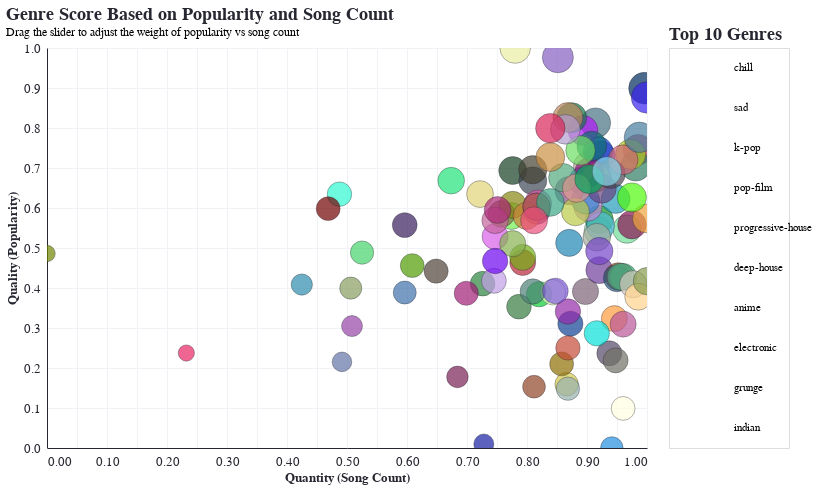

Notebook code cell kept with this figure:
### Code cell
# Shared score calculation
score_calc = 'datum.norm_popularity * pop_weight + datum.norm_count * (1 - pop_weight)'

# Score + rank
ranked = alt.Chart(genre_summary).transform_calculate(
    score=score_calc
).transform_window(
    rank='rank(score)',
    sort=[alt.SortField('score', order='descending')]
).transform_filter(
    'datum.rank <= 10'
)

# Right-side ranked genre list (as text)
top_genres = ranked.mark_text(align='left', dx=5).encode(
    y=alt.Y('rank:O', sort='ascending', title=None, axis=None),
    text=alt.Text('track_genre:N'),
    tooltip=[
        alt.Tooltip('track_genre:N', title='Genre'),
        alt.Tooltip('score:Q', title='Score', format='.2f')
    ]
).properties(
    width=120,
    height=400,
    title='Top 10 Genres'
)

genre_list = top_genres
final_chart = scatter | genre_list
final_chart.add_params(weight_slider).interactive()

### Figure 1 — Vega-Lite specification as saved in the notebook (floating-point values rounded to 4 significant figures)
{"config": {"arc": {"fill": "#F63366"}, "area": {"fill": "#F63366"}, "circle": {"fill": "#F63366", "stroke": "#262730", "strokeWidth": 0.5}, "line": {"stroke": "#F63366"}, "path": {"stroke": "#F63366"}, "point": {"stroke": "#F63366"}, "rect": {"fill": "#F63366"}, "shape": {"stroke": "#F63366"}, "symbol": {"fill": "#F63366"}, "title": {"font": "IBM Plex Mono", "color": "#262730", "fontSize": 17.6, "anchor": "start"}, "subtitle": {"font": "IBM Plex Mono", "color": "#262730", "fontSize": 18, "anchor": "start"}, "axis": {"titleFont": "IBM Plex Mono", "titleColor": "#262730", "titleFontSize": 12.8, "labelFont": "IBM Plex Mono", "labelColor": "#262730", "labelFontSize": 12.8, "gridColor": "#f0f2f6", "domainColor": "#262730", "tickColor": "#fff"}, "header": {"labelFont": "IBM Plex Mono", "titleFont": "IBM Plex Mono", "labelFontSize": 16, "titleFontSize": 16}, "legend": {"titleFont": "IBM Plex Mono", "titleColor": "#262730", "titleFontSize": 12.8, "labelFont": "IBM Plex Mono", "labelColor": "#262730", "labelFontSize": 12.8}, "range": {"category": ["#fcca46", "#fe7f2d", "#233d4d", "#a1c181", "#717744", "#00798c"], "diverging": ["#850018", "#cd1549", "#f6618d", "#fbafc4", "#f5f5f5", "#93c5fe", "#5091e6", "#1d5ebd", "#002f84"], "heatmap": ["#ffb5d4", "#ff97b8", "#ff7499", "#fc4c78", "#ec245f", "#d2004b", "#b10034", "#91001f", "#720008"], "ramp": ["#ffb5d4", "#ff97b8", "#ff7499", "#fc4c78", "#ec245f", "#d2004b", "#b10034", "#91001f", "#720008"], "ordinal": ["#ffb5d4", "#ff97b8", "#ff7499", "#fc4c78", "#ec245f", "#d2004b", "#b10034", "#91001f", "#720008"]}}, "hconcat": [{"mark": {"type": "circle"}, "encoding": {"color": {"field": "track_genre", "legend": null, "scale": {"domain": ["acoustic", "afrobeat", "alt-rock", "alternative", "ambient", "anime", "black-metal", "bluegrass", "blues", "brazil", "breakbeat", "british", "cantopop", "chicago-house", "children", "chill", "classical", "club", "comedy", "country", "dance", "dancehall", "death-metal", "deep-house", "detroit-techno", "disco", "disney", "drum-and-bass", "dub", "dubstep", "edm", "electro", "electronic", "emo", "folk", "forro", "french", "funk", "garage", "german", "gospel", "goth", "grindcore", "groove", "grunge", "guitar", "happy", "hard-rock", "hardcore", "hardstyle", "heavy-metal", "hip-hop", "honky-tonk", "house", "idm", "indian", "indie-pop", "indie", "industrial", "iranian", "j-dance", "j-idol", "j-pop", "j-rock", "jazz", "k-pop", "kids", "latin", "latino", "malay", "mandopop", "metal", "metalcore", "minimal-techno", "mpb", "new-age", "opera", "pagode", "party", "piano", "pop-film", "pop", "power-pop", "progressive-house", "psych-rock", "punk-rock", "punk", "r-n-b", "reggae", "reggaeton", "rock-n-roll", "rock", "rockabilly", "romance", "sad", "salsa", "samba", "sertanejo", "show-tunes", "singer-songwriter", "ska", "sleep", "songwriter", "soul", "spanish", "study", "swedish", "synth-pop", "tango", "techno", "trance", "trip-hop", "turkish", "world-music"], "range": ["#BDA69F", "#0cce35", "#8cd0a4", "#7d6277", "#7248ad", "#477183", "#347a3f", "#2c833f", "#3D71A9", "#1045d1", "#0f4194", "#2ff8d2", "#6ff151", "#771f54", "#0d961f", "#002C5C", "#d6cb4d", "#70dd97", "#e5feba", "#8e6f03", "#4D8076", "#51bedd", "#d860ea", "#ae3550", "#8e4527", "#4f9b02", "#6e3d9a", "#ac561e", "#3454e7", "#2f7c62", "#c285d4", "#3184cf", "#b7cc25", "#b01af6", "#876f47", "#163f22", "#eb39bc", "#A5AE9D", "#c1cf42", "#28587f", "#961b76", "#b92839", "#6273a6", "#239cbb", "#17764b", "#74af15", "#942aa8", "#700000", "#77305d", "#33b675", "#c29fe7", "#8e528e", "#e82565", "#bacb48", "#534765", "#bd885c", "#4B4453", "#6b4481", "#88b151", "#248ede", "#579f7c", "#7d57db", "#53a97d", "#3E4756", "#95B1AE", "#845EC2", "#707166", "#FEFEDF", "#D5CABD", "#7545c9", "#106f71", "#444232", "#cd6578", "#891555", "#21e379", "#6c05f1", "#a11d75", "#6cdd62", "#ff9b3d", "#ca9043", "#eaeea1", "#B39CD0", "#879e5f", "#477da0", "#708600", "#868611", "#db5bad", "#cc7e39", "#b95799", "#FFD38B", "#46d36b", "#C34A36", "#2e8bad", "#181fa3", "#3823ee", "#4e4137", "#E1D376", "#d82559", "#2086b4", "#CA580B", "#c3639a", "#efa43c", "#A5566F", "#05e0d7", "#3aa686", "#889d4f", "#ae2b7a", "#391d5d", "#9645a6", "#de998d", "#50fa0d", "#e84e79", "#01a95e", "#86daed"]}, "type": "nominal"}, "size": {"field": "score", "legend": null, "scale": {"range": [20, 1000]}, "title": "Weighted Score", "type": "quantitative"}, "tooltip": [{"field": "track_genre", "title": "Genre", "type": "nominal"}, {"field": "total_count", "title": "Total Songs", "type": "quantitative"}, {"field": "avg_popularity", "title": "Average Popularity", "type": "quantitative"}, {"field": "score", "format": ".2f", "title": "Score", "type": "quantitative"}], "x": {"field": "norm_count", "title": "Quantity (Song Count)", "type": "quantitative"}, "y": {"field": "norm_popularity", "title": "Quality (Popularity)", "type": "quantitative"}}, "height": 400, "name": "view_9", "title": {"text": ["Genre Score Based on Popularity and Song Count"], "subtitle": ["Drag the slider to adjust the weight of popularity vs song count"]}, "transform": [{"calculate": "datum.norm_popularity * pop_weight + datum.norm_count * (1 - pop_weight)", "as": "score"}], "width": 600}, {"mark": {"type": "text", "align": "left", "dx": 5}, "encoding": {"text": {"field": "track_genre", "type": "nominal"}, "tooltip": [{"field": "track_genre", "title": "Genre", "type": "nominal"}, {"field": "score", "format": ".2f", "title": "Score", "type": "quantitative"}], "y": {"axis": null, "field": "rank", "sort": "ascending", "title": null, "type": "ordinal"}}, "height": 400, "name": "view_10", "title": "Top 10 Genres", "transform": [{"calculate": "datum.norm_popularity * pop_weight + datum.norm_count * (1 - pop_weight)", "as": "score"}, {"window": [{"op": "rank", "field": "score", "as": "rank"}], "sort": [{"field": "score", "order": "descending"}]}, {"filter": "datum.rank <= 10"}], "width": 120}], "data": {"name": "data-86aedd94ac657ac47239223fc67ecd24"}, "params": [{"name": "pop_weight", "bind": {"input": "range", "max": 1, "min": 0, "name": "Popularity Weight:", "step": 0.01}, "value": 0.5}, {"name": "param_12", "select": {"type": "interval", "encodings": ["x", "y"]}, "bind": "scales", "views": ["view_9", "view_10"]}], "$schema": "https://vega.github.io/schema/vega-lite/v5.20.1.json", "datasets": {"data-86aedd94ac657ac47239223fc67ecd24": [{"track_genre": "acoustic", "total_count": 952, "avg_popularity": 42.51, "active_years": 28, "norm_popularity": 0.7039, "norm_count": 0.9017}, {"track_genre": "afrobeat", "total_count": 913, "avg_popularity": 24.24, "active_years": 28, "norm_popularity": 0.3845, "norm_count": 0.8201}, {"track_genre": "alt-rock", "total_count": 960, "avg_popularity": 33.3, "active_years": 37, "norm_popularity": 0.543, "norm_count": 0.9184}, {"track_genre": "alternative", "total_count": 950, "avg_popularity": 24.62, "active_years": 33, "norm_popularity": 0.3912, "norm_count": 0.8975}, {"track_genre": "ambient", "total_count": 962, "avg_popularity": 44.04, "active_years": 31, "norm_popularity": 0.7308, "norm_count": 0.9226}, {"track_genre": "anime", "total_count": 958, "avg_popularity": 48.71, "active_years": 24, "norm_popularity": 0.8125, "norm_count": 0.9142}, {"track_genre": "black-metal", "total_count": 897, "avg_popularity": 22.46, "active_years": 34, "norm_popularity": 0.3534, "norm_count": 0.7866}, {"track_genre": "bluegrass", "total_count": 868, "avg_popularity": 25.74, "active_years": 36, "norm_popularity": 0.4108, "norm_count": 0.7259}, {"track_genre": "blues", "total_count": 806, "avg_popularity": 24.48, "active_years": 36, "norm_popularity": 0.3886, "norm_count": 0.5962}, {"track_genre": "brazil", "total_count": 960, "avg_popularity": 44.65, "active_years": 36, "norm_popularity": 0.7414, "norm_count": 0.9184}, {"track_genre": "breakbeat", "total_count": 938, "avg_popularity": 20.02, "active_years": 33, "norm_popularity": 0.3107, "norm_count": 0.8724}, {"track_genre": "british", "total_count": 754, "avg_popularity": 38.54, "active_years": 36, "norm_popularity": 0.6346, "norm_count": 0.4874}, {"track_genre": "cantopop", "total_count": 891, "avg_popularity": 35.41, "active_years": 38, "norm_popularity": 0.5799, "norm_count": 0.7741}, {"track_genre": "chicago-house", "total_count": 848, "avg_popularity": 12.42, "active_years": 36, "norm_popularity": 0.1777, "norm_count": 0.6841}, {"track_genre": "children", "total_count": 961, "avg_popularity": 34.9, "active_years": 32, "norm_popularity": 0.5709, "norm_count": 0.9205}, {"track_genre": "chill", "total_count": 997, "avg_popularity": 53.69, "active_years": 16, "norm_popularity": 0.8996, "norm_count": 0.9958}, {"track_genre": "classical", "total_count": 935, "avg_popularity": 11.37, "active_years": 30, "norm_popularity": 0.1594, "norm_count": 0.8661}, {"track_genre": "club", "total_count": 983, "avg_popularity": 33.54, "active_years": 24, "norm_popularity": 0.5472, "norm_count": 0.9665}, {"track_genre": "comedy", "total_count": 924, "avg_popularity": 24.53, "active_years": 34, "norm_popularity": 0.3896, "norm_count": 0.8431}, {"track_genre": "country", "total_count": 931, "avg_popularity": 14.28, "active_years": 28, "norm_popularity": 0.2102, "norm_count": 0.8577}, {"track_genre": "dance", "total_count": 908, "avg_popularity": 24.63, "active_years": 19, "norm_popularity": 0.3913, "norm_count": 0.8096}, {"track_genre": "dancehall", "total_count": 962, "avg_popularity": 34.02, "active_years": 27, "norm_popularity": 0.5555, "norm_count": 0.9226}, {"track_genre": "death-metal", "total_count": 878, "avg_popularity": 32.5, "active_years": 37, "norm_popularity": 0.5289, "norm_count": 0.7469}, {"track_genre": "deep-house", "total_count": 992, "avg_popularity": 44.92, "active_years": 21, "norm_popularity": 0.7461, "norm_count": 0.9854}, {"track_genre": "detroit-techno", "total_count": 909, "avg_popularity": 11.02, "active_years": 37, "norm_popularity": 0.1532, "norm_count": 0.8117}, {"track_genre": "disco", "total_count": 812, "avg_popularity": 28.33, "active_years": 38, "norm_popularity": 0.456, "norm_count": 0.6088}, {"track_genre": "disney", "total_count": 961, "avg_popularity": 27.69, "active_years": 33, "norm_popularity": 0.4448, "norm_count": 0.9205}, {"track_genre": "drum-and-bass", "total_count": 976, "avg_popularity": 26.8, "active_years": 29, "norm_popularity": 0.4292, "norm_count": 0.9519}, {"track_genre": "dub", "total_count": 948, "avg_popularity": 40.42, "active_years": 28, "norm_popularity": 0.6674, "norm_count": 0.8933}, {"track_genre": "dubstep", "total_count": 990, "avg_popularity": 42.54, "active_years": 17, "norm_popularity": 0.7046, "norm_count": 0.9812}, {"track_genre": "edm", "total_count": 952, "avg_popularity": 36.7, "active_years": 13, "norm_popularity": 0.6023, "norm_count": 0.9017}, {"track_genre": "electro", "total_count": 950, "avg_popularity": 37.7, "active_years": 16, "norm_popularity": 0.6198, "norm_count": 0.8975}, {"track_genre": "electronic", "total_count": 986, "avg_popularity": 44.23, "active_years": 29, "norm_popularity": 0.7341, "norm_count": 0.9728}, {"track_genre": "emo", "total_count": 948, "avg_popularity": 47.66, "active_years": 24, "norm_popularity": 0.7942, "norm_count": 0.8933}, {"track_genre": "folk", "total_count": 883, "avg_popularity": 35.72, "active_years": 34, "norm_popularity": 0.5853, "norm_count": 0.7573}, {"track_genre": "forro", "total_count": 892, "avg_popularity": 41.92, "active_years": 29, "norm_popularity": 0.6937, "norm_count": 0.7762}, {"track_genre": "french", "total_count": 959, "avg_popularity": 41.08, "active_years": 30, "norm_popularity": 0.6789, "norm_count": 0.9163}, {"track_genre": "funk", "total_count": 959, "avg_popularity": 32.39, "active_years": 33, "norm_popularity": 0.527, "norm_count": 0.9163}, {"track_genre": "garage", "total_count": 958, "avg_popularity": 40.9, "active_years": 30, "norm_popularity": 0.6758, "norm_count": 0.9142}, {"track_genre": "german", "total_count": 975, "avg_popularity": 26.53, "active_years": 30, "norm_popularity": 0.4246, "norm_count": 0.9498}, {"track_genre": "gospel", "total_count": 953, "avg_popularity": 41.68, "active_years": 30, "norm_popularity": 0.6894, "norm_count": 0.9038}, {"track_genre": "goth", "total_count": 900, "avg_popularity": 28.76, "active_years": 38, "norm_popularity": 0.4636, "norm_count": 0.7929}, {"track_genre": "grindcore", "total_count": 756, "avg_popularity": 14.57, "active_years": 29, "norm_popularity": 0.2153, "norm_count": 0.4916}, {"track_genre": "groove", "total_count": 974, "avg_popularity": 37.85, "active_years": 31, "norm_popularity": 0.6225, "norm_count": 0.9477}, {"track_genre": "grunge", "total_count": 939, "avg_popularity": 49.47, "active_years": 36, "norm_popularity": 0.8258, "norm_count": 0.8745}, {"track_genre": "guitar", "total_count": 900, "avg_popularity": 29.51, "active_years": 36, "norm_popularity": 0.4766, "norm_count": 0.7929}, {"track_genre": "happy", "total_count": 936, "avg_popularity": 21.76, "active_years": 31, "norm_popularity": 0.3411, "norm_count": 0.8682}, {"track_genre": "hard-rock", "total_count": 745, "avg_popularity": 36.47, "active_years": 38, "norm_popularity": 0.5984, "norm_count": 0.4686}, {"track_genre": "hardcore", "total_count": 911, "avg_popularity": 36.18, "active_years": 38, "norm_popularity": 0.5932, "norm_count": 0.8159}, {"track_genre": "hardstyle", "total_count": 980, "avg_popularity": 26.71, "active_years": 19, "norm_popularity": 0.4276, "norm_count": 0.9603}, {"track_genre": "heavy-metal", "total_count": 877, "avg_popularity": 26.15, "active_years": 37, "norm_popularity": 0.418, "norm_count": 0.7448}, {"track_genre": "hip-hop", "total_count": 937, "avg_popularity": 39.04, "active_years": 25, "norm_popularity": 0.6434, "norm_count": 0.8703}, {"track_genre": "honky-tonk", "total_count": 632, "avg_popularity": 15.83, "active_years": 36, "norm_popularity": 0.2374, "norm_count": 0.2322}, {"track_genre": "house", "total_count": 942, "avg_popularity": 36.02, "active_years": 16, "norm_popularity": 0.5905, "norm_count": 0.8808}, {"track_genre": "idm", "total_count": 969, "avg_popularity": 15.79, "active_years": 32, "norm_popularity": 0.2367, "norm_count": 0.9372}, {"track_genre": "indian", "total_count": 936, "avg_popularity": 49.5, "active_years": 26, "norm_popularity": 0.8262, "norm_count": 0.8682}, {"track_genre": "indie", "total_count": 963, "avg_popularity": 39.32, "active_years": 22, "norm_popularity": 0.6482, "norm_count": 0.9247}, {"track_genre": "indie-pop", "total_count": 970, "avg_popularity": 41.44, "active_years": 22, "norm_popularity": 0.6854, "norm_count": 0.9393}, {"track_genre": "industrial", "total_count": 892, "avg_popularity": 31.46, "active_years": 38, "norm_popularity": 0.5108, "norm_count": 0.7762}, {"track_genre": "iranian", "total_count": 971, "avg_popularity": 2.256, "active_years": 22, "norm_popularity": 0.0, "norm_count": 0.9414}, {"track_genre": "j-dance", "total_count": 978, "avg_popularity": 26.74, "active_years": 28, "norm_popularity": 0.4282, "norm_count": 0.9561}, {"track_genre": "j-idol", "total_count": 926, "avg_popularity": 24.7, "active_years": 26, "norm_popularity": 0.3925, "norm_count": 0.8473}, {"track_genre": "j-pop", "total_count": 932, "avg_popularity": 40.89, "active_years": 38, "norm_popularity": 0.6757, "norm_count": 0.8598}, {"track_genre": "j-rock", "total_count": 908, "avg_popularity": 40.45, "active_years": 38, "norm_popularity": 0.668, "norm_count": 0.8096}, {"track_genre": "jazz", "total_count": 936, "avg_popularity": 10.74, "active_years": 35, "norm_popularity": 0.1483, "norm_count": 0.8682}, {"track_genre": "k-pop", "total_count": 928, "avg_popularity": 58.11, "active_years": 37, "norm_popularity": 0.9769, "norm_count": 0.8515}, {"track_genre": "kids", "total_count": 974, "avg_popularity": 14.78, "active_years": 24, "norm_popularity": 0.219, "norm_count": 0.9477}, {"track_genre": "latin", "total_count": 980, "avg_popularity": 7.915, "active_years": 21, "norm_popularity": 0.09897, "norm_count": 0.9603}, {"track_genre": "latino", "total_count": 988, "avg_popularity": 25.67, "active_years": 24, "norm_popularity": 0.4096, "norm_count": 0.977}, {"track_genre": "malay", "total_count": 961, "avg_popularity": 30.41, "active_years": 31, "norm_popularity": 0.4923, "norm_count": 0.9205}, {"track_genre": "mandopop", "total_count": 955, "avg_popularity": 45.42, "active_years": 37, "norm_popularity": 0.7549, "norm_count": 0.9079}, {"track_genre": "metal", "total_count": 908, "avg_popularity": 42.03, "active_years": 38, "norm_popularity": 0.6956, "norm_count": 0.8096}, {"track_genre": "metalcore", "total_count": 980, "avg_popularity": 43.46, "active_years": 23, "norm_popularity": 0.7206, "norm_count": 0.9603}, {"track_genre": "minimal-techno", "total_count": 987, "avg_popularity": 34.18, "active_years": 27, "norm_popularity": 0.5583, "norm_count": 0.9749}, {"track_genre": "mpb", "total_count": 843, "avg_popularity": 40.47, "active_years": 38, "norm_popularity": 0.6684, "norm_count": 0.6736}, {"track_genre": "new-age", "total_count": 878, "avg_popularity": 28.98, "active_years": 38, "norm_popularity": 0.4674, "norm_count": 0.7469}, {"track_genre": "opera", "total_count": 855, "avg_popularity": 24.37, "active_years": 38, "norm_popularity": 0.3868, "norm_count": 0.6987}, {"track_genre": "pagode", "total_count": 946, "avg_popularity": 44.79, "active_years": 34, "norm_popularity": 0.7439, "norm_count": 0.8891}, {"track_genre": "party", "total_count": 973, "avg_popularity": 20.75, "active_years": 28, "norm_popularity": 0.3235, "norm_count": 0.9456}, {"track_genre": "piano", "total_count": 922, "avg_popularity": 43.84, "active_years": 35, "norm_popularity": 0.7273, "norm_count": 0.8389}, {"track_genre": "pop", "total_count": 934, "avg_popularity": 47.81, "active_years": 24, "norm_popularity": 0.7966, "norm_count": 0.864}, {"track_genre": "pop-film", "total_count": 894, "avg_popularity": 59.43, "active_years": 35, "norm_popularity": 1.0, "norm_count": 0.7803}, {"track_genre": "power-pop", "total_count": 763, "avg_popularity": 25.11, "active_years": 38, "norm_popularity": 0.3997, "norm_count": 0.5063}, {"track_genre": "progressive-house", "total_count": 993, "avg_popularity": 46.66, "active_years": 16, "norm_popularity": 0.7766, "norm_count": 0.9874}, {"track_genre": "psych-rock", "total_count": 521, "avg_popularity": 30.06, "active_years": 38, "norm_popularity": 0.4862, "norm_count": 0.0}, {"track_genre": "punk", "total_count": 912, "avg_popularity": 37.16, "active_years": 38, "norm_popularity": 0.6105, "norm_count": 0.818}, {"track_genre": "punk-rock", "total_count": 892, "avg_popularity": 37.01, "active_years": 38, "norm_popularity": 0.6079, "norm_count": 0.7762}, {"track_genre": "r-n-b", "total_count": 903, "avg_popularity": 35.44, "active_years": 38, "norm_popularity": 0.5804, "norm_count": 0.7992}, {"track_genre": "reggae", "total_count": 980, "avg_popularity": 19.96, "active_years": 30, "norm_popularity": 0.3096, "norm_count": 0.9603}, {"track_genre": "reggaeton", "total_count": 992, "avg_popularity": 23.88, "active_years": 20, "norm_popularity": 0.3782, "norm_count": 0.9854}, {"track_genre": "rock", "total_count": 936, "avg_popularity": 16.56, "active_years": 31, "norm_popularity": 0.2502, "norm_count": 0.8682}, {"track_genre": "rock-n-roll", "total_count": 772, "avg_popularity": 30.19, "active_years": 36, "norm_popularity": 0.4885, "norm_count": 0.5251}, {"track_genre": "rockabilly", "total_count": 724, "avg_popularity": 25.62, "active_years": 38, "norm_popularity": 0.4086, "norm_count": 0.4247}, {"track_genre": "romance", "total_count": 869, "avg_popularity": 2.819, "active_years": 31, "norm_popularity": 0.009845, "norm_count": 0.728}, {"track_genre": "sad", "total_count": 999, "avg_popularity": 52.36, "active_years": 9, "norm_popularity": 0.8763, "norm_count": 1.0}, {"track_genre": "salsa", "total_count": 831, "avg_popularity": 27.54, "active_years": 38, "norm_popularity": 0.4422, "norm_count": 0.6485}, {"track_genre": "samba", "total_count": 866, "avg_popularity": 38.55, "active_years": 38, "norm_popularity": 0.6348, "norm_count": 0.7218}, {"track_genre": "sertanejo", "total_count": 922, "avg_popularity": 47.97, "active_years": 33, "norm_popularity": 0.7995, "norm_count": 0.8389}, {"track_genre": "show-tunes", "total_count": 937, "avg_popularity": 31.58, "active_years": 35, "norm_popularity": 0.5128, "norm_count": 0.8703}, {"track_genre": "singer-songwriter", "total_count": 911, "avg_popularity": 36.75, "active_years": 32, "norm_popularity": 0.6032, "norm_count": 0.8159}, {"track_genre": "ska", "total_count": 878, "avg_popularity": 34.8, "active_years": 38, "norm_popularity": 0.5691, "norm_count": 0.7469}, {"track_genre": "sleep", "total_count": 999, "avg_popularity": 35.07, "active_years": 15, "norm_popularity": 0.5739, "norm_count": 1.0}, {"track_genre": "songwriter", "total_count": 911, "avg_popularity": 36.75, "active_years": 32, "norm_popularity": 0.6032, "norm_count": 0.8159}, {"track_genre": "soul", "total_count": 959, "avg_popularity": 18.65, "active_years": 28, "norm_popularity": 0.2867, "norm_count": 0.9163}, {"track_genre": "spanish", "total_count": 922, "avg_popularity": 37.36, "active_years": 37, "norm_popularity": 0.6139, "norm_count": 0.8389}, {"track_genre": "study", "total_count": 999, "avg_popularity": 26.1, "active_years": 6, "norm_popularity": 0.4171, "norm_count": 1.0}, {"track_genre": "swedish", "total_count": 880, "avg_popularity": 36.28, "active_years": 38, "norm_popularity": 0.595, "norm_count": 0.751}, {"track_genre": "synth-pop", "total_count": 806, "avg_popularity": 34.12, "active_years": 38, "norm_popularity": 0.5572, "norm_count": 0.5962}, {"track_genre": "tango", "total_count": 764, "avg_popularity": 19.68, "active_years": 36, "norm_popularity": 0.3048, "norm_count": 0.5084}, {"track_genre": "techno", "total_count": 943, "avg_popularity": 39.41, "active_years": 36, "norm_popularity": 0.6498, "norm_count": 0.8828}, {"track_genre": "trance", "total_count": 987, "avg_popularity": 38.07, "active_years": 27, "norm_popularity": 0.6264, "norm_count": 0.9749}, {"track_genre": "trip-hop", "total_count": 909, "avg_popularity": 34.8, "active_years": 35, "norm_popularity": 0.5692, "norm_count": 0.8117}, {"track_genre": "turkish", "total_count": 953, "avg_popularity": 40.69, "active_years": 36, "norm_popularity": 0.6722, "norm_count": 0.9038}, {"track_genre": "world-music", "total_count": 967, "avg_popularity": 41.79, "active_years": 30, "norm_popularity": 0.6915, "norm_count": 0.9331}]}}
